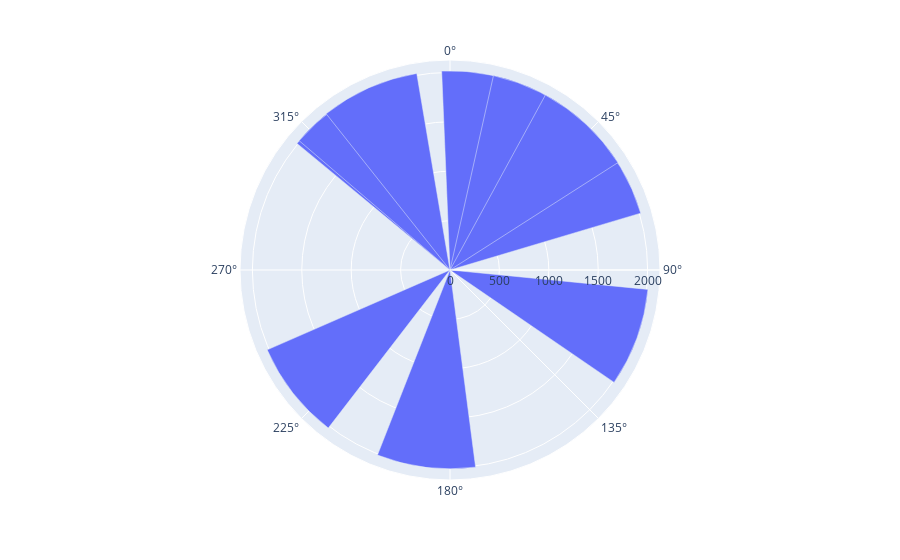

Notebook code cell kept with this figure:
### Code cell
px.bar_polar(r=years,theta=sales)

### Figure 1 — Plotly figure (JSON) as saved in the notebook; plotly's stock layout.template omitted (floating-point values rounded to 4 significant figures)
{"data": [{"hovertemplate": "r=%{r}<br>theta=%{theta}<extra></extra>", "legendgroup": "", "marker": {"color": "#636efa", "pattern": {"shape": ""}}, "name": "", "r": [2010, 2011, 2012, 2013, 2014, 2015, 2016, 2017, 2018, 2019], "showlegend": false, "subplot": "polar", "theta": [2484, 3205, 1267, 4790, 1859, 3252, 1827, 4003, 4296, 2032], "type": "barpolar"}], "layout": {"barmode": "relative", "legend": {"tracegroupgap": 0}, "margin": {"t": 60}, "polar": {"angularaxis": {"direction": "clockwise", "rotation": 90}, "domain": {"x": [0, 1], "y": [0, 1]}}}}
